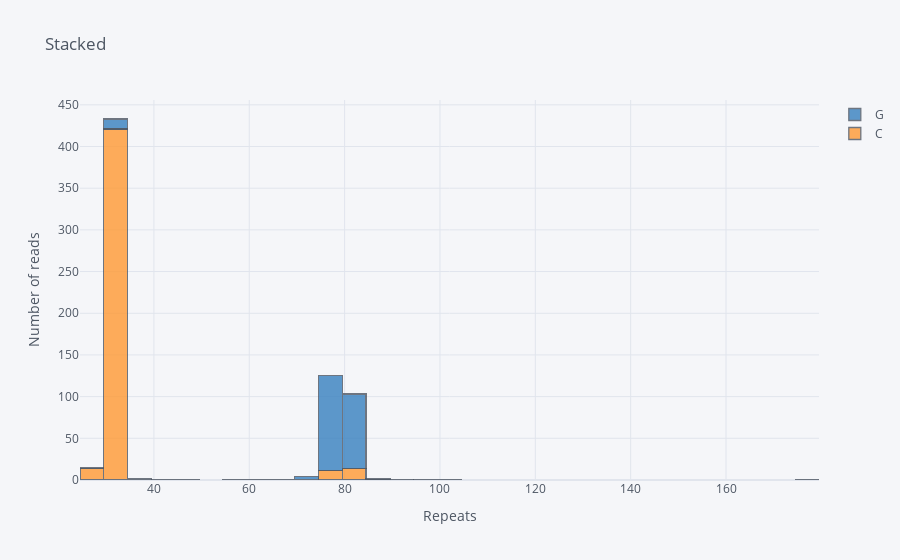

The notebook cell saved with this chart:
### Markdown cell above
### 3.11 Stacked Histogram
### 3 Points

Using plotly offline, create a stacked histogram for the data in final_df

where on the x axis you have the distance, on the y axis you have the number of counts, and base types are represented with different colors.

* The title of your chart should be: Stacked
* Your x axis label should be : Repeats
* Your y axis label should be: Number of reads

### Code cell
#YOUR CODE HERE
# arrange the data of the final_df dataframe in a pivot with columns the different base types and rows the distance values.
final_df = final_df.pivot(columns='base', values='distance')
# plot the data using cufflinks offline.
final_df.iplot(kind='hist', barmode='stack', xTitle='Repeats', yTitle='Number of reads', title='Stacked')

### Figure 1 — Plotly figure (JSON) as saved in the notebook; plotly's stock layout.template omitted (floating-point values rounded to 4 significant figures; data arrays with more than 128 entries replaced by an {"elided": "..."} marker saying what was removed)
{"data": [{"histfunc": "count", "histnorm": "", "marker": {"color": "rgba(255, 153, 51, 1.0)", "line": {"color": "#4D5663", "width": 1.3}}, "name": "C", "opacity": 0.8, "orientation": "v", "type": "histogram", "x": {"elided": "693 int values"}}, {"histfunc": "count", "histnorm": "", "marker": {"color": "rgba(55, 128, 191, 1.0)", "line": {"color": "#4D5663", "width": 1.3}}, "name": "G", "opacity": 0.8, "orientation": "v", "type": "histogram", "x": {"elided": "693 int values"}}], "layout": {"barmode": "stack", "legend": {"bgcolor": "#F5F6F9", "font": {"color": "#4D5663"}}, "paper_bgcolor": "#F5F6F9", "plot_bgcolor": "#F5F6F9", "title": {"font": {"color": "#4D5663"}, "text": "Stacked"}, "xaxis": {"gridcolor": "#E1E5ED", "showgrid": true, "tickfont": {"color": "#4D5663"}, "title": {"font": {"color": "#4D5663"}, "text": "Repeats"}, "zerolinecolor": "#E1E5ED"}, "yaxis": {"gridcolor": "#E1E5ED", "showgrid": true, "tickfont": {"color": "#4D5663"}, "title": {"font": {"color": "#4D5663"}, "text": "Number of reads"}, "zerolinecolor": "#E1E5ED"}}}
